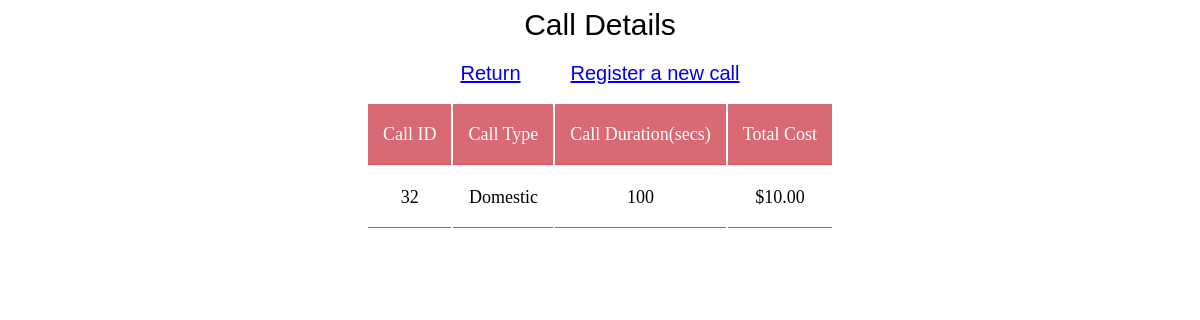
The app's page /calls/32/detail/ with its own data.
### calls/models.py (models this page shows, shortened)
class Call(models.Model):
    duration = models.PositiveIntegerField('Call duration in seconds', validators=[MinValueValidator(1)], default=1)
    type = models.ForeignKey(Type,on_delete=models.CASCADE,default=None)
    cost = models.FloatField(default=0)

class Type(models.Model):
    CALL_CHOICES = (
        ('International', 'International'),
        ('National', 'National'),
        ('Domestic', 'Domestic'),
    )
    type = models.CharField(max_length=15, choices=CALL_CHOICES)
    cost = models.FloatField(validators=[MinValueValidator(0)])
    def __str__(self):
        return self.type

### calls/views.py (the view)
# urls.py: path('<int:pk>/detail/', views.DetailView.as_view(), name='detail'),
class DetailView(generic.DetailView):
    model = Call
    template_name = 'calls/detail.html'

### calls/templates/calls/detail.html
{% load static %}
<link rel="stylesheet" type="text/css" href="{% static 'calls/style.css' %}">
<h1>Call Details</h1>
<h2><a href="{% url 'calls:index' %}">Return</a>&nbsp&nbsp&nbsp&nbsp&nbsp&nbsp&nbsp&nbsp
<a href="{% url 'calls:register' %}">Register a new call</a></h2>
<div style="overflow-x:auto;">
<table>
    <tr>
        <th>Call ID</th>
        <th>Call Type</th>
        <th>Call Duration(secs)</th>
        <th>Total Cost</th>
    </tr>
    <tr>
        <td style="text-align: center">{{ call.id }}</td>
        <td style="text-align: center">{{ call.type }}</td>
        <td style="text-align: center">{{ call.duration }}</td>
        <td style="text-align: center">${{ call.cost|floatformat:2 }}</td>
    </tr>
</table>
</div>

### calls/static/calls/style.css (style rules this page uses)
h1 { font: 30px Consolas, sans-serif; text-align: center; }
h2 { font: 20px Consolas, sans-serif; text-align: center; }
table { align-content: center; margin-left: auto; margin-right: auto; table-layout: auto; }
tr, th, td { font: 18px/30px Consolas, serif; padding: 15px; text-align: center; border-bottom: 1px solid #d24f5a; }
th { background-color: #d96a73; color: white; }

### records on screen
Call: id "32", type "Domestic", duration "100", cost "10.00"
